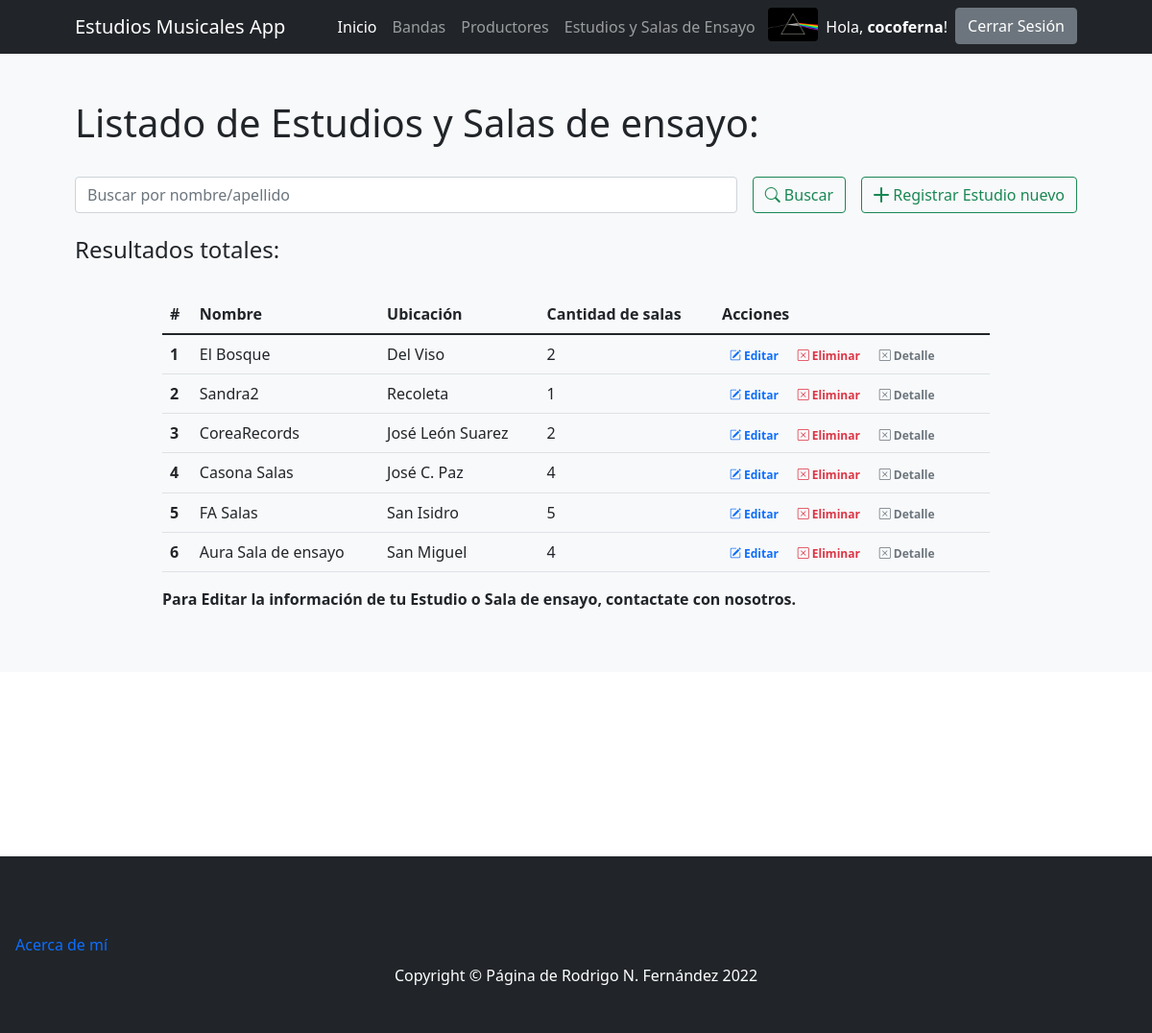
Screenshot of /estudios/ (signed in) with the database file from the repository.
### ProyectoCoderApp/models.py (models this page shows)
class Avatar(models.Model):
    usuario = models.OneToOneField(User, on_delete=models.CASCADE)
    imagen = models.ImageField(upload_to='media/', blank=True, null=True)

class Estudios(models.Model):
    nombre = models.CharField(max_length=30) # Texto
    ubicacion = models.CharField(max_length=30)
    cantidad_salas = models.IntegerField()
    detalle = models.CharField(max_length=500)
    imagen = models.ImageField(null=True, blank=True)
    class Meta:
        verbose_name_plural="Estudios"

### ProyectoCoderApp/views.py (the view)
# urls.py: path('estudios/',estudios,name="estudios"),
@login_required
def estudios(request):
    if request.method == "POST":
        search = request.POST["search"]
        if search != "":
            estudios = Estudios.objects.filter( Q(nombre__icontains=search) | Q(genero__icontains=search) ) # .values()
            return render(request,"ProyectoCoderApp/estudios.html",{"estudios":estudios, "search":True, "busqueda":search})
    estudios = Estudios.objects.all()
    return render(request,"ProyectoCoderApp/estudios.html",{"estudios":estudios})

### ProyectoCoderApp/templates/ProyectoCoderApp/estudios.html (shortened to what this page needs)
{% extends 'ProyectoCoderApp/base.html' %}
{% load static %}
{% block contenidoPagina %}
<section class="bg-light py-5">
    <div class="container px-5">
        <h1>Listado de Estudios y Salas de ensayo:</h1>
        <br>
        <div class="row gx-5 justify-content-center">
            <div class="col-lg-12">
                <form class="d-flex my-2 my-lg-0" action="" method="post">
                    <input class="flex-grow-0 form-control mr-sm-2" type="search" name="search" placeholder="Buscar por nombre/apellido" aria-label="Search">
                    <button class="btn btn-outline-success text-nowrap ms-3 my-2 my-sm-0" type="submit"> <i class="bi bi-search"></i> Buscar</button>
                    <a class="btn btn-outline-success text-nowrap ms-3 my-2 my-sm-0" href="{% url 'crear_estudio' %}"> <i class="bi bi-plus-lg"></i> Registrar Estudio nuevo</a>
                </form>
            </div>
        </div>
        <br>
        <h4>Resultados
            {% if search %}
                para "{{busqueda}}":
            {% else %}
                totales:
            {% endif %}
        </h4>
        <br>
        <div class="row gx-5 justify-content-center">
            <div class="col-lg-10 table-responsive">
                <table class="table table-theme">
                    <thead>
                        <tr>
                            <th scope="col">#</th>
                            <th scope="col">Nombre</th>
                            <th scope="col">Ubicación</th>
                            <th scope="col">Cantidad de salas</th>
                            <th scope="col">Acciones</th>
                        </tr>
                    </thead>
                    <tbody>
                        {% for estudio in estudios %}
                            <tr>
                                <th scope="row">{{forloop.counter}}</th>
                                <td>{{estudio.nombre}}</td>
                                <td>{{estudio.ubicacion}}</td>
                                <td>{{estudio.cantidad_salas}}</td>
                                <td>
                                    <a href="{% url 'editar_estudio' estudio.id %}" class="text-primary badge badge-primary text-decoration-none"> <i class="bi bi-pencil-square"></i> Editar</a>
                                    <a href="{% url 'eliminar_estudio' estudio.id %}" class="text-danger badge badge-danger text-decoration-none"> <i class="bi bi-x-square"></i> Eliminar</a>
                                    <a href="{% url 'estudio_detail' estudio.id %}" class="text-secondary badge badge-secondary text-decoration-none"> <i class="bi bi-x-square"></i> Detalle</a>
                                </td>
                            </tr>
                        {% endfor %}
                    </tbody>
                </table>
                <b>
                    <p>Para Editar la información de tu Estudio o Sala de ensayo, contactate con nosotros.</p>
                </b>
            </div>
        </div>
    </div>
</section>
{% endblock %}

### ProyectoCoderApp/templates/ProyectoCoderApp/base.html (shortened to what this page needs)
{% load static %}
<!DOCTYPE html>
<html lang="es">
    <head>
        <link href="https://cdn.jsdelivr.net/npm/bootstrap-icons@1.4.1/font/bootstrap-icons.css" rel="stylesheet" />
        <link href="{% static 'css/styles.css' %}" rel="stylesheet" />
    </head>
    <body>
        <nav class="navbar navbar-expand-lg navbar-dark bg-dark">
            <div class="container px-5" >
                <a class="navbar-brand" href="{% url 'index' %}">Estudios Musicales App</a>
                <div class="collapse navbar-collapse" id="navbarSupportedContent">
                    <ul class="navbar-nav ms-auto mb-2 mb-lg-0">
                        <li class="nav-item"><a class="nav-link active" aria-current="page" href="{% url 'index' %}">Inicio</a></li>
                        <li class="nav-item"><a class="nav-link" href="{% url 'bandas' %}">Bandas</a></li>
                        {% if user.is_authenticated %}
                            <li class="nav-item"><a class="nav-link" href="{% url 'productores' %}">Productores</a></li>
                            <li class="nav-item"><a class="nav-link" href="{% url 'estudios' %}">Estudios y Salas de Ensayo</a></li>
                        {% endif %}
                        {% if user.is_authenticated %}
                            <img class="rounded" src="{{user.avatar.imagen.url}}" style="height: 35px; margin-left: 5px;">
                            <li class="nav-item"><a class="nav-link active" href="{% url 'editar_perfil' %}"> Hola, <b>{{user.username}}</b>!</a>
                            <li class="nav-item"><a class="btn btn-secondary" href="{% url 'logout' %}">Cerrar Sesión</a></li>
                        {% else %}
                            <li class="nav-item"><a class="btn btn-secondary mx-3 " href="{% url 'login' %}">Iniciar Sesión</a></li>
                            <li class="nav-item"><a class="btn btn-outline-secondary" href="{% url 'register' %}">Registrarse</a></li>
                        {% endif %}
                    </ul>
                </div>
            </div>
        </nav>
        {% block contenidoPagina %}
        {% endblock %}
<br><br><br><br><br><br><br><br>
        <footer class="py-5 bg-dark">
            <li class="nav-item"><a class="nav-link active" aria-current="page" href="{% url 'acerca_de' %}">Acerca de mí</a></li>
            <div class="container px-5"><p class="m-0 text-center text-white">Copyright &copy; Página de Rodrigo N. Fernández 2022</p>
            </div>
        </footer>
    </body>
</html>

### rows the page displays
Estudios: nombre "El Bosque", ubicacion "Del Viso", cantidad_salas "2"
Estudios: nombre "Sandra2", ubicacion "Recoleta", cantidad_salas "1"
Estudios: nombre "CoreaRecords", ubicacion "José León Suarez", cantidad_salas "2"
Estudios: nombre "Casona Salas", ubicacion "José C. Paz", cantidad_salas "4"
Estudios: nombre "FA Salas", ubicacion "San Isidro", cantidad_salas "5"
Estudios: nombre "Aura Sala de ensayo", ubicacion "San Miguel", cantidad_salas "4"

### other values shown
{{ user.username }} "cocoferna"
